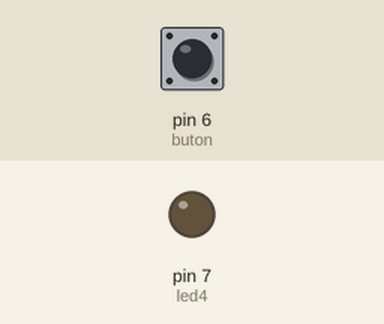
The sketch below on a simulated Arduino Uno, built with avr-gcc and run on an emulated ATmega328P. Shown: output pins drawn as LEDs (lit = HIGH). The inputs (shaded band) are chosen by the test bench; at power-on: pin 6 (buton) LOW.

Above: at 1.2 s.
1.3 s: pin 6 (buton) pulled HIGH for 0.15 s
At 1.37 s:
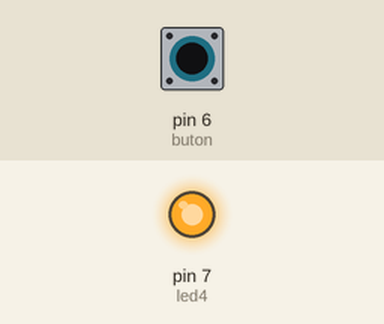
2.9 s: pin 6 (buton) pulled HIGH for 3.2 s
At 7.3 s:
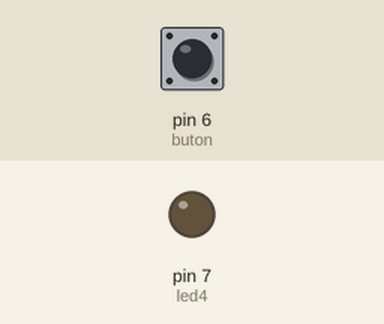
Timing chart, 0 to 8.8 s (numbered marks = the images above; inputs shaded):
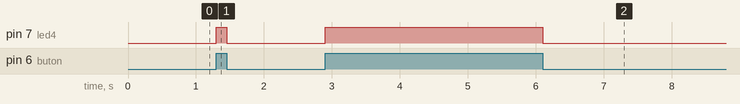

Measured:
- after the input at 1.3 s, pin 7 (led4): LOW → HIGH at once, → LOW 0.15 s later
- after the input at 2.9 s, pin 7 (led4): LOW → HIGH at once, → LOW 3.2 s later

The sketch:

1.2_Buton_ile_1led_yakmak.ino
```cpp
#define buton 6
#define led4 7
int butondurum = 0 ;
void setup() {
  pinMode(buton,INPUT);
  pinMode(led4, OUTPUT);
}
void loop() {
  butondurum = digitalRead(buton);
  if (butondurum == 1){
    digitalWrite(led4,HIGH);
    }
  else {
    digitalWrite(led4,LOW);
}
}
```
